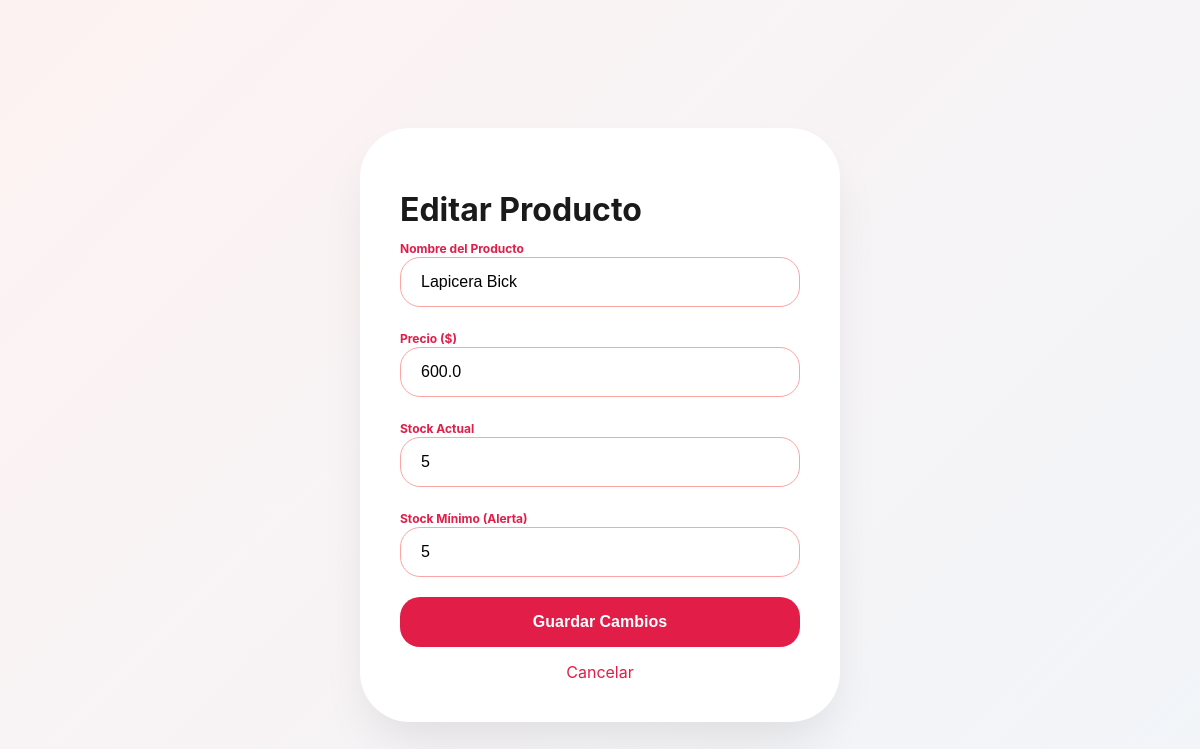
/editar/7 (signed in), run on the app's committed database.
### tables this page shows
CREATE TABLE productos (
            id INTEGER PRIMARY KEY AUTOINCREMENT,
            nombre TEXT NOT NULL,
            stock INTEGER NOT NULL,
            stock_minimo INTEGER NOT NULL,
            precio REAL NOT NULL
        , categoria TEXT DEFAULT 'General');

### main.py (the view, shortened to what this page needs)
@app.route('/editar/<int:id>', methods=['GET', 'POST'])
@login_required
def editar(id):
    conn = conectar()
    producto = conn.execute('SELECT * FROM productos WHERE id = ?', (id,)).fetchone()
    conn.close()
    return render_template('editar.html', p=producto)

### main.py (called while the page is built)
@login_manager.user_loader
def load_user(user_id):
    return User(user_id)

def conectar():
    conn = sqlite3.connect('libreria.db')
    conn.row_factory = sqlite3.Row
    return conn

### templates/editar.html (shortened to what this page needs)
<!DOCTYPE html>
<html lang="es">
<head>
    <link rel="stylesheet" href="{{ url_for('static', filename='css/style.css') }}">
</head>
<body class="auth-body">
    <div class="auth-card" style="height: auto; padding: 40px; margin-top: 50px;">
        <h1 class="auth-title">Editar Producto</h1>
        <form action="/editar/{{ p.id }}" method="POST">
            <div class="auth-input-group">
                <label style="font-size: 12px; font-weight: bold; color: var(--rojo-hada);">Nombre del Producto</label>
                <input type="text" name="nombre" class="auth-input" value="{{ p.nombre }}" required>
            </div>
            <div class="auth-input-group">
                <label style="font-size: 12px; font-weight: bold; color: var(--rojo-hada);">Precio ($)</label>
                <input type="number" step="0.01" name="precio" class="auth-input" value="{{ p.precio }}" required>
            </div>
            <div class="auth-input-group">
                <label style="font-size: 12px; font-weight: bold; color: var(--rojo-hada);">Stock Actual</label>
                <input type="number" name="stock" class="auth-input" value="{{ p.stock }}" required>
            </div>
            <div class="auth-input-group">
                <label style="font-size: 12px; font-weight: bold; color: var(--rojo-hada);">Stock Mínimo (Alerta)</label>
                <input type="number" name="stock_minimo" class="auth-input" value="{{ p.stock_minimo }}" required>
            </div>
            <button type="submit" class="auth-btn">Guardar Cambios</button>
            <a href="/" style="display:block; text-align:center; margin-top:15px; color:var(--rojo-hada); text-decoration:none;">Cancelar</a>
        </form>
    </div>
</body>
</html>

### static/css/style.css (style rules this page uses)
:root { --rojo-hada: #e11d48; --rojo-oscuro: #9f1239; --blanco: #ffffff; --gris-fondo: #f1f5f9; --texto: #334155; }
body { background-color: var(--gris-fondo); font-family: 'Inter', sans-serif; margin: 0; color: var(--texto); }
input { padding: 12px; border: 1px solid #e2e8f0; border-radius: 8px; outline: none; }
.auth-body { background: linear-gradient(135deg, #fdf2f2 0%, #f1f5f9 100%); display: flex; justify-content: center; align-items: center; min-height: 100vh; margin: 0; background-attachment: fixed; }
.auth-card { background: rgba(255, 255, 255, 0.95); width: 100%; max-width: 400px; height: 800px; border-radius: 50px; box-shadow: 0 25px 50px -12px rgba(0, 0, 0, 0.1); overflow: hidden; position: relative; display: flex; flex-direction: column; backdrop-filter: blur(10px); }
.auth-title { font-size: 32px; font-weight: 700; color: #1a1a1a; margin-bottom: 8px; }
.auth-input-group { margin-bottom: 20px; }
.auth-input { width: 100%; padding: 15px 20px; border: 1.5px solid #fca5a5; border-radius: 20px; font-size: 16px; box-sizing: border-box; outline: none; transition: all 0.3s; }
.auth-btn { background: var(--rojo-hada); color: white; width: 100%; padding: 16px; border-radius: 20px; border: none; font-size: 16px; font-weight: 600; cursor: pointer; display: flex; justify-content: center; align-items: center; gap: 10px; margin-top: 10px; }

### data on the page
productos: nombre "Lapicera Bick", precio "600.0", stock "5", stock_minimo "5"
